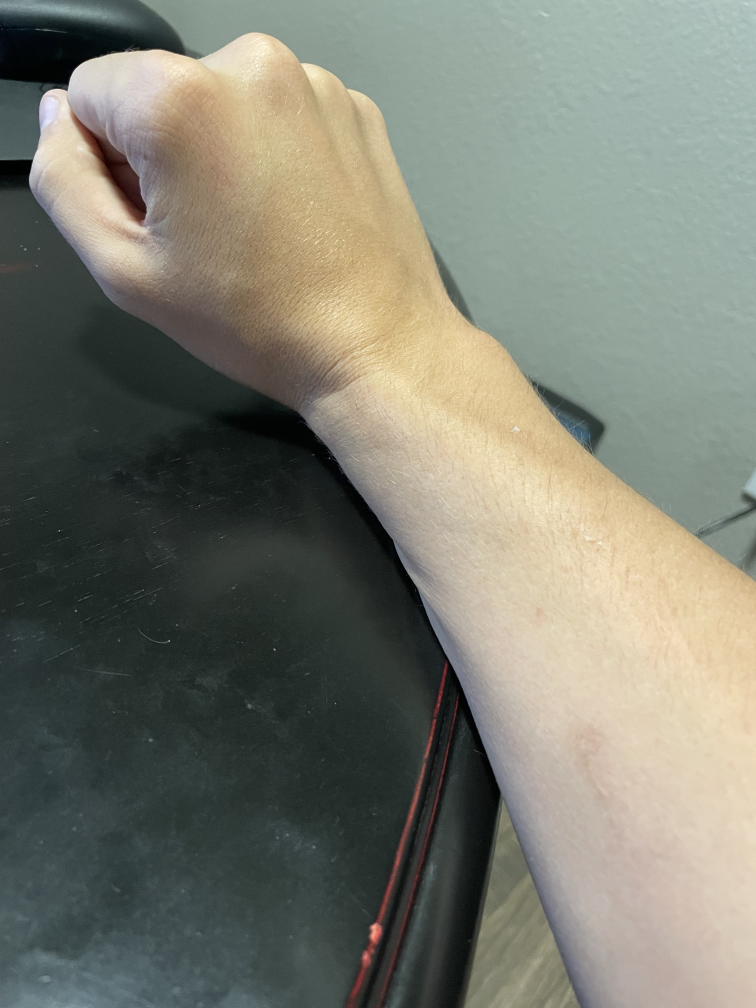
//> input picture Resources/Arm1.jpg, 3024 x 4032 px (shown at 1/4 size)
$ ./E7BackProject   (built with g++ and OpenCV 4)
//> lines starting //> are read from the running program, lines starting //| are printed output that depends on the picture
#include <opencv2/opencv.hpp>
#include <stdio.h>
#include <iostream>


int main(int argc, char** argv){


    std::string paths[] = {"","","","",""};
    std::string path2 = "../Resources/Arm1.jpg";
    cv::Mat imgs[5];
    cv::Mat img2;

    img2 = cv::imread(path2);
//> img2 is the input picture: 4032 rows x 3024 cols, CV_8UC3; mean B, G, R 113, 124.8, 123.3
    cv::resize(img2,img2,cv::Size(600,600));
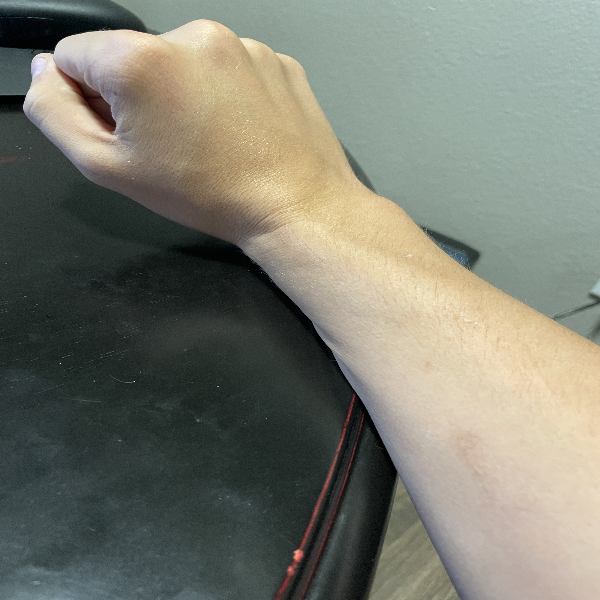
//> img2: 600 rows x 600 cols, CV_8UC3; mean B, G, R 112.8, 124.7, 123.2
    cv::cvtColor(img2,img2,cv::COLOR_BGR2HSV);
//> img2: 600 rows x 600 cols, CV_8UC3; mean H, S, V 58.7, 47.1, 131.1

    for (int i = 1; i <=5; ++i){
        paths[i-1] = "../Resources/Hand" + std::to_string(i) + ".jpg";
    }
    cv::Mat img = cv::imread("../Resources/Hand1.jpg", cv::IMREAD_COLOR);
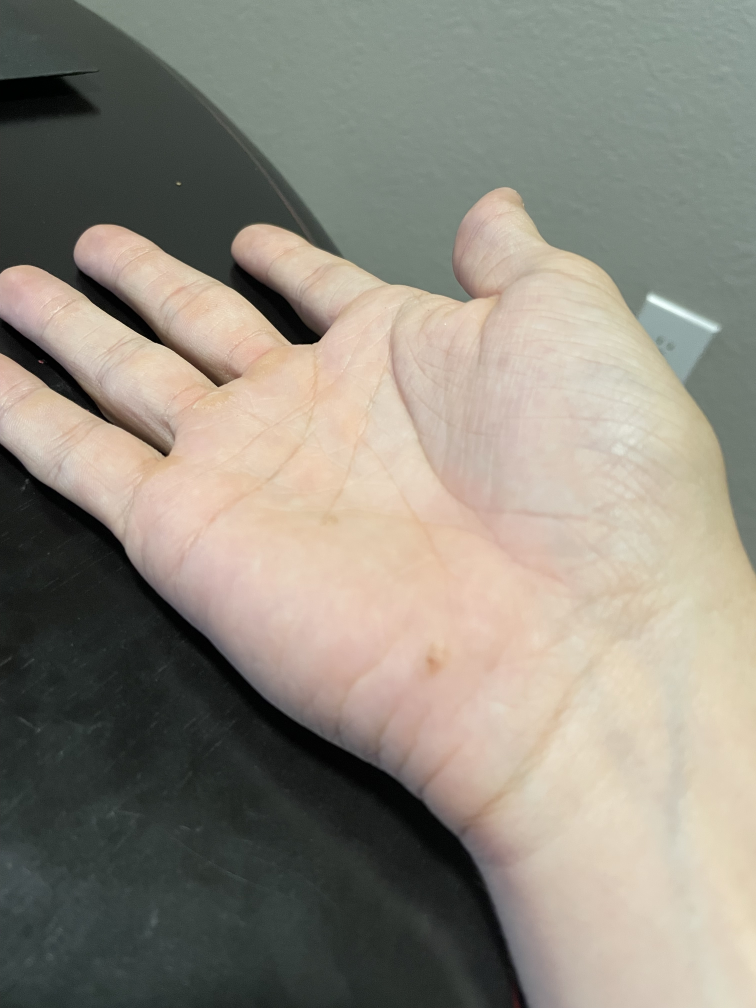
//> input picture Resources/Hand1.jpg, 3024 x 4032 px (shown at 1/4 size)
//> img is the input picture: 4032 rows x 3024 cols, CV_8UC3; mean B, G, R 125.8, 137.1, 142.3
    std::cout<< "HI" << std::endl;
    for (int i = 0; i <5; ++i){
        cv::Mat img = cv::imread(paths[i]);
        if (!img.empty()){
            imgs[i] = img;
            cv::resize(imgs[i],imgs[i],cv::Size(600,600));
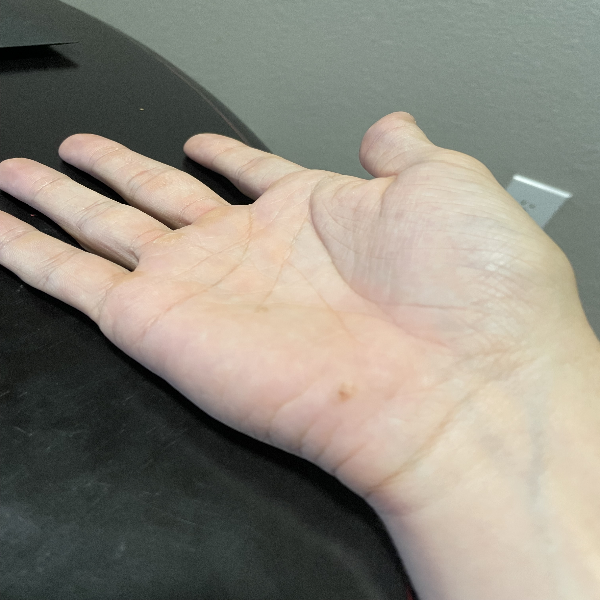
//> imgs[0]: 600 rows x 600 cols, CV_8UC3; mean B, G, R 125.7, 137, 142.2
            cv::cvtColor(imgs[i],imgs[i],cv::COLOR_BGR2HSV);
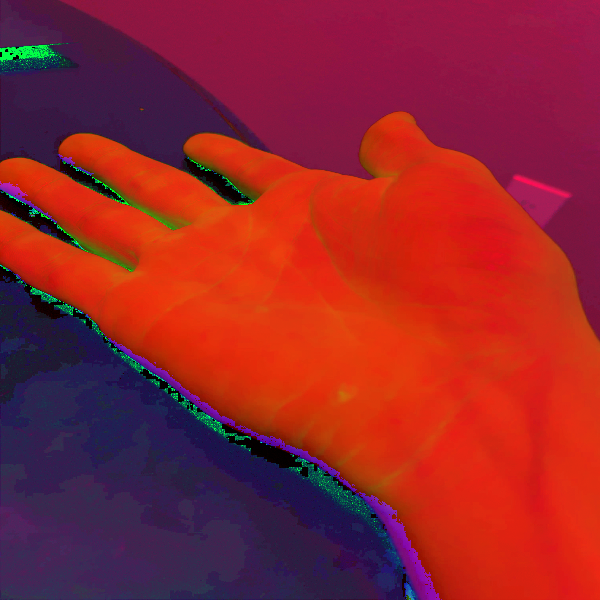
//> imgs[0]: 600 rows x 600 cols, CV_8UC3; mean B, G, R 44.6, 36.2, 146.3
        }
//> (the run ends here: the program exits with an error code, at `else {std::cout << "Image was empty" << std::endl; return -1;}`)
